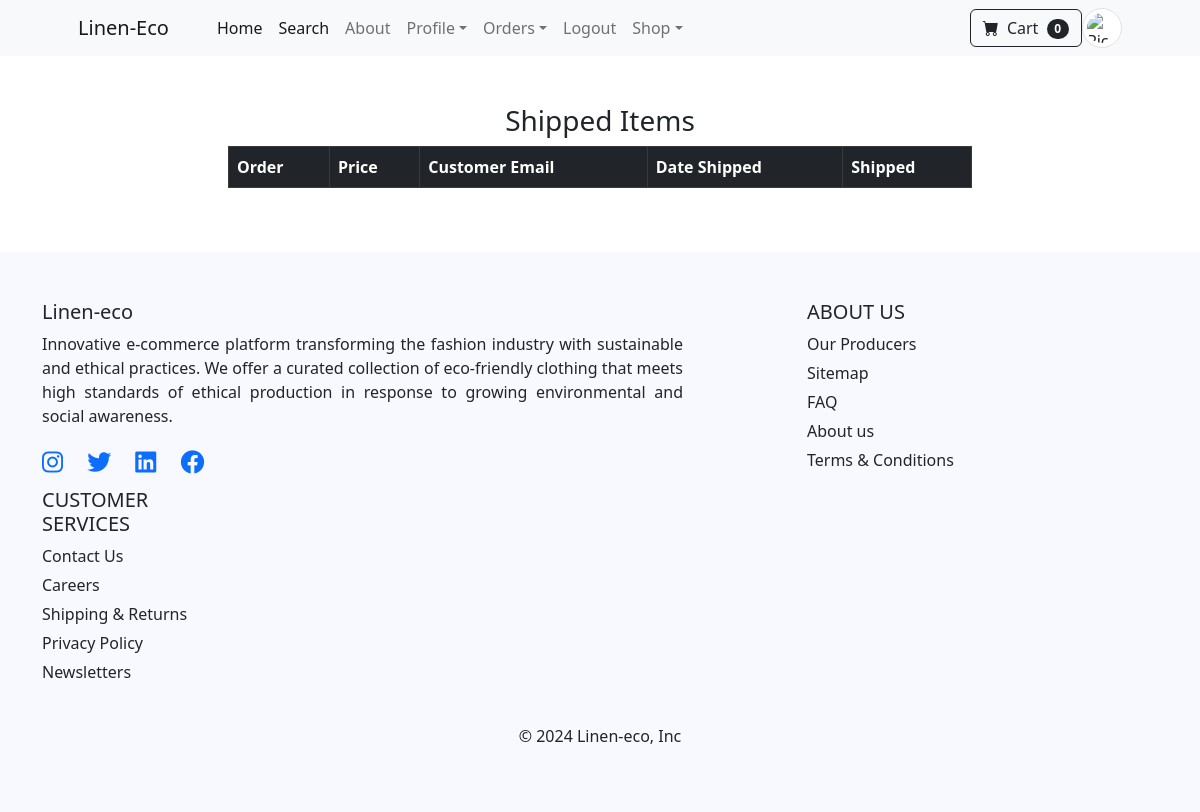
The page /payment/shipped_dash (signed in) on the database as committed earlier.
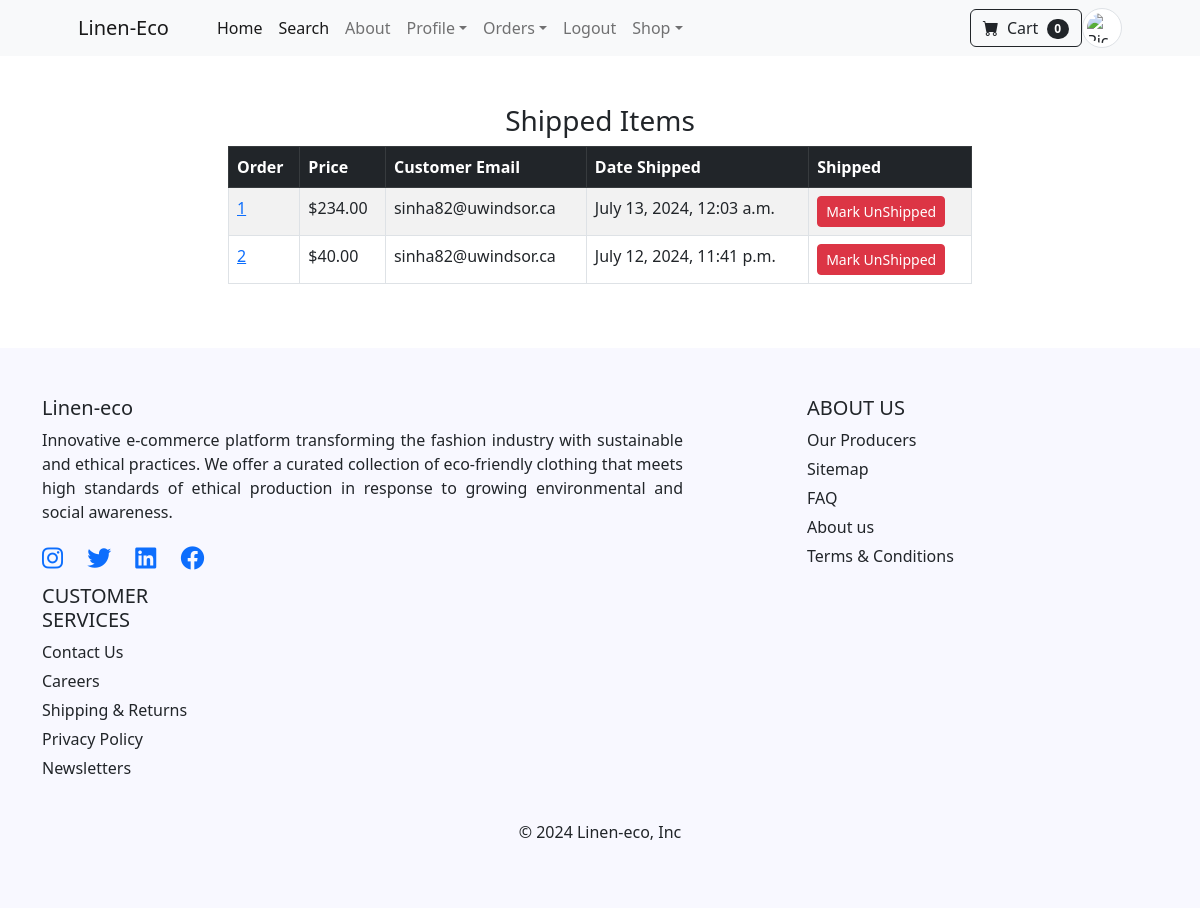
The same page on the database as committed later.
### payment/models.py (models this page shows, shortened)
class Order(models.Model):
    user = models.ForeignKey(User, on_delete=models.CASCADE, null=True, blank=True)
    full_name = models.CharField(max_length=250)
    email = models.EmailField(max_length=250)
    shipping_address = models.TextField(max_length=15000)
    amount_paid = models.DecimalField(max_digits=7, decimal_places=2)
    date_ordered = models.DateTimeField(auto_now_add=True)
    shipped = models.BooleanField(default=False)
    date_shipped = models.DateTimeField(blank=True, null=True)

### payment/views.py (the view, shortened to what this page needs)
# urls.py: path('shipped_dash', views.shipped_dash, name="shipped_dash"),
def shipped_dash(request):
    if request.user.is_authenticated and request.user.is_superuser:
        orders = Order.objects.filter(shipped=True)
        return render(request, "payment/shipped_dash.html", {"orders": orders})
    else:
        messages.success(request, "Access Denied")
        return redirect('home')

### cart/cart.py (called while the page is built)
    def __len__(self):
        return len(self.cart)

### cart/context_processors.py (called while the page is built)
def cart(request):
    return {'cart': Cart(request)}

### store/context_processors.py (called while the page is built)
def user_profile(request):
    profile = None
    if request.user.is_authenticated:
        try:
            profile = UserProfile.objects.get(user=request.user)
        except UserProfile.DoesNotExist:
            pass
    return {'user_profile': profile}

### payment/templates/payment/shipped_dash.html (shortened to what this page needs)
{% extends 'base.html' %}
{% block content %}
        <div class="container">
        	<div class="row">
        		<center>
        			<div class="col-8">
        				<br/><br/>
<h3>Shipped Items</h3>
<table class="table table-striped table-hover table-bordered">
  <thead class="table-dark">
    <tr>
      <th scope="col">Order</th>
      <th scope="col">Price</th>
      <th scope="col">Customer Email</th>
      <th scope="col">Date Shipped</th>
      <th scope="col">Shipped</th>
    </tr>
  </thead>
  <tbody>
    {% for item in orders %}
    <tr>
      <td><a href="{% url 'orders' item.id %}">{{ item.id }}</a></td>
      <td>${{ item.amount_paid }}</td>
      <td>{{ item.email }}</td>
      <td>{{ item.date_shipped }}</td>
       <td>
        <form method="POST">
          <button type="Submit" class="btn btn-danger btn-sm">Mark UnShipped</button>
        </form>
      </td>
    </tr>
    {% endfor %}
  </tbody>
</table>
<br/><br/>
        			</div>
        		</center>
        	</div>
        </div>
{% endblock %}

Rows that differ between the two databases and show on the page:
added Order: id "1", amount_paid "234.00", email "sinha82@uwindsor.ca", date_shipped "July 13, 2024, 12:03 a.m."
added Order: id "2", amount_paid "40.00", email "sinha82@uwindsor.ca", date_shipped "July 12, 2024, 11:41 p.m."
